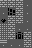

Tiled map render using the project's own tile images. Description and the whole map definition, tile-layer contents included, below:
An orthogonal 4x6 tile map with 8x8 px tiles, 1 tile layer (Tile Layer 1).

<map version="1.5" tiledversion="1.6.0" orientation="orthogonal" renderorder="right-down" width="4" height="6" tilewidth="8" tileheight="8" infinite="0" nextlayerid="2" nextobjectid="1">
 <tileset firstgid="1" source="bg.tsx" />
 <layer id="1" name="Tile Layer 1" width="4" height="6">
  <data encoding="csv">
72,72,72,2,
2,15,72,2,
73,72,72,2,
9,72,2,2,
9,72,64,72,
97,2,2,72
</data>
 </layer>
</map>
